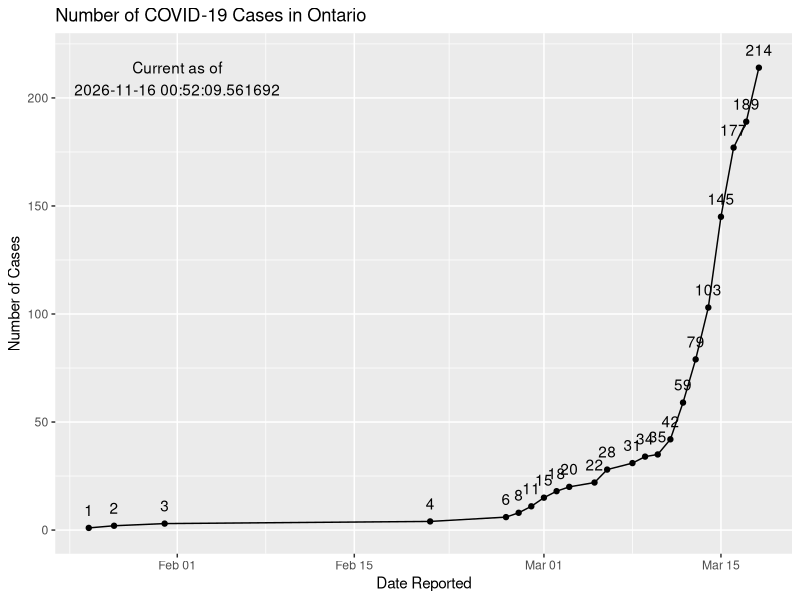
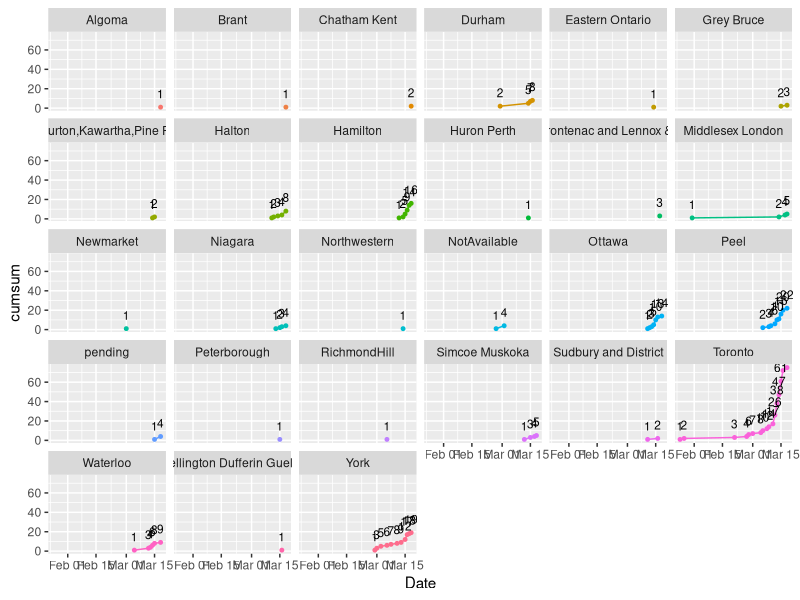

Recreate these plots in R, in order.
## ---- chunk 1
knitr::opts_chunk$set(echo = TRUE)

library(tidyverse)
library(lubridate)

## ---- chunk 2
df <- read_csv("Data/ontario_corona_cases.csv")
## ---- chunk 3
current_time <- Sys.time()

df %>% 
  group_by (Date) %>% 
  count () %>% 
  ungroup() %>% 
  mutate (cumsum = cumsum(n)) %>% 
  # print (n = Inf)
  ggplot (aes (x = Date, y = cumsum)) +
  geom_line() +
  geom_point() +
  scale_y_continuous(limits = c(0, length (df$Case_number) + 5)) +
  labs (title = "Number of COVID-19 Cases in Ontario",
        x = "Date Reported",
        y = "Number of Cases") +
  geom_text (aes (label = cumsum), 
             vjust = -1) +
  annotate("text", x = as.Date("2020-02-01"), y = length(df$Case_number) - 5, 
           label = paste0("Current as of\n", current_time )
           )

## ---- chunk 4
df %>% 
  group_by (Date, Public_Health_Unit) %>% 
  count () %>% 
  group_by (Public_Health_Unit) %>% 
  mutate (cumsum = cumsum (n)) %>% 
  arrange (Public_Health_Unit) %>% 
  ggplot (aes (x = Date, y = cumsum, colour = Public_Health_Unit)) +
  geom_line (aes (group = 1)) +
  geom_point(size = 1) +
  geom_text(aes (label = cumsum), 
            vjust = -1, 
            size = 3, 
            colour = "black") +
  facet_wrap(~ Public_Health_Unit) +
  theme (legend.position = "none")
